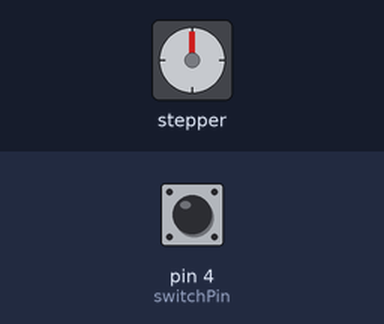
This sketch was run on a simulated Arduino Uno, built with avr-gcc and run on an emulated ATmega328P. Shown: stepper motor. Wiring (inferred from the names in the program): stepper motor driver (200 steps per turn assumed): step pin 3; direction pin 2. The test bench sets the inputs (shaded band); at power-on: pin 4 (switchPin) LOW.

Above: at 0.6 s.
At 1.6 s:
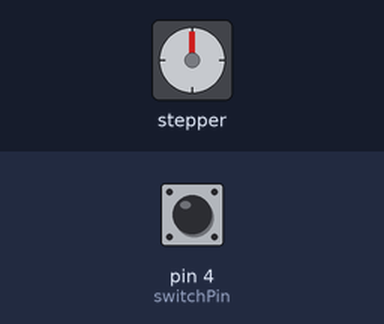
1.7 s: pin 4 (switchPin) pulled HIGH for 0.5 s
At 2.2 s:
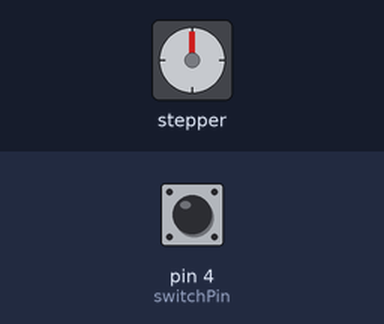
5.2 s: pin 4 (switchPin) pulled HIGH for 1 s
9.2 s: pin 4 (switchPin) driven HIGH
12.2 s: pin 4 (switchPin) driven LOW
15.2 s: pin 4 (switchPin) driven HIGH
18.2 s: pin 4 (switchPin) driven LOW
Timing chart, 0 to 68.7 s (numbered marks = the images above; inputs shaded):
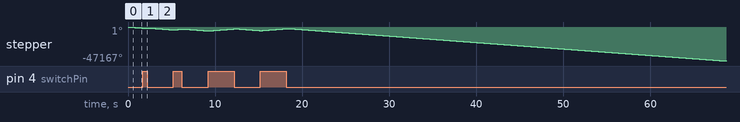

The sketch:

StepperTest.ino
```cpp
#include <AccelStepper.h>
#include <MultiStepper.h>

/*Example sketch to control a stepper motor with A4988/DRV8825 stepper motor driver and Arduino without a library. More info: https://www.makerguides.com */
// Define stepper motor connections and steps per revolution:
#define dirPin 2
#define stepPin 3
#define switchPin 4
#define stepsPerRevolution 200

int switchState = 0;

void setup() {
  // Declare pins as output:
  pinMode(stepPin, OUTPUT);
  pinMode(dirPin, OUTPUT);
  // Declare limit switches as input:
  pinMode(switchPin, INPUT);
}


void loop() {
  switchState = digitalRead(switchPin);

  if (switchState == HIGH) {
    // Set the spinning direction clockwise:
    digitalWrite(dirPin, HIGH);
    // Spin the stepper motor 1 revolution quickly:
    for (int i = 0; i < stepsPerRevolution; i++) {
      // These four lines result in 1 step:
      digitalWrite(stepPin, HIGH);
      delayMicroseconds(1000);
      digitalWrite(stepPin, LOW);
      delayMicroseconds(1000);
      }
  } else {
    // Set the spinning direction counterclockwise:
    digitalWrite(dirPin, LOW);
    // Spin the stepper motor 1 revolution quickly:
    for (int i = 0; i < stepsPerRevolution; i++) {
      // These four lines result in 1 step:
      digitalWrite(stepPin, HIGH);
      delayMicroseconds(1000);
      digitalWrite(stepPin, LOW);
      delayMicroseconds(1000);
      }
  }
}
```
